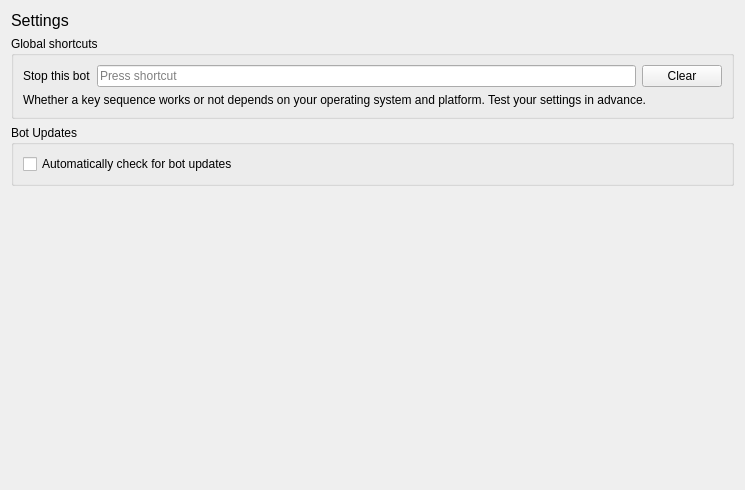
<?xml version="1.0" encoding="UTF-8"?>
<ui version="4.0">
 <class>BotSettingsWidget</class>
 <widget class="QWidget" name="BotSettingsWidget">
  <property name="geometry">
   <rect>
    <x>0</x>
    <y>0</y>
    <width>745</width>
    <height>490</height>
   </rect>
  </property>
  <property name="sizePolicy">
   <sizepolicy hsizetype="Expanding" vsizetype="Expanding">
    <horstretch>0</horstretch>
    <verstretch>0</verstretch>
   </sizepolicy>
  </property>
  <property name="windowTitle">
   <string>Form</string>
  </property>
  <layout class="QVBoxLayout" name="verticalLayout">
   <item>
    <widget class="QLabel" name="label">
     <property name="text">
      <string>&lt;html&gt;&lt;head/&gt;&lt;body&gt;&lt;p&gt;&lt;span style=&quot; font-size:12pt;&quot;&gt;Settings&lt;/span&gt;&lt;/p&gt;&lt;/body&gt;&lt;/html&gt;</string>
     </property>
    </widget>
   </item>
   <item>
    <widget class="QGroupBox" name="groupBox">
     <property name="title">
      <string>Global shortcuts</string>
     </property>
     <layout class="QVBoxLayout" name="verticalLayout_4">
      <item>
       <layout class="QHBoxLayout" name="horizontalLayout_3">
        <item>
         <widget class="QLabel" name="label_2">
          <property name="text">
           <string>Stop this bot</string>
          </property>
         </widget>
        </item>
        <item>
         <widget class="QKeySequenceEdit" name="stop_shortcut"/>
        </item>
        <item>
         <widget class="QPushButton" name="clear_stop_shortcut">
          <property name="text">
           <string>Clear</string>
          </property>
         </widget>
        </item>
       </layout>
      </item>
      <item>
       <widget class="QLabel" name="label_3">
        <property name="text">
         <string>Whether a key sequence works or not depends on your operating system and platform. Test your settings in advance.</string>
        </property>
        <property name="wordWrap">
         <bool>true</bool>
        </property>
       </widget>
      </item>
     </layout>
    </widget>
   </item>
   <item>
    <widget class="QGroupBox" name="groupBox_2">
     <property name="title">
      <string>Bot Updates</string>
     </property>
     <layout class="QVBoxLayout" name="verticalLayout_2">
      <item>
       <widget class="QCheckBox" name="auto_update_check">
        <property name="text">
         <string>Automatically check for bot updates</string>
        </property>
       </widget>
      </item>
     </layout>
    </widget>
   </item>
   <item>
    <spacer name="verticalSpacer">
     <property name="orientation">
      <enum>Qt::Vertical</enum>
     </property>
     <property name="sizeHint" stdset="0">
      <size>
       <width>20</width>
       <height>40</height>
      </size>
     </property>
    </spacer>
   </item>
  </layout>
 </widget>
 <resources/>
 <connections/>
</ui>
